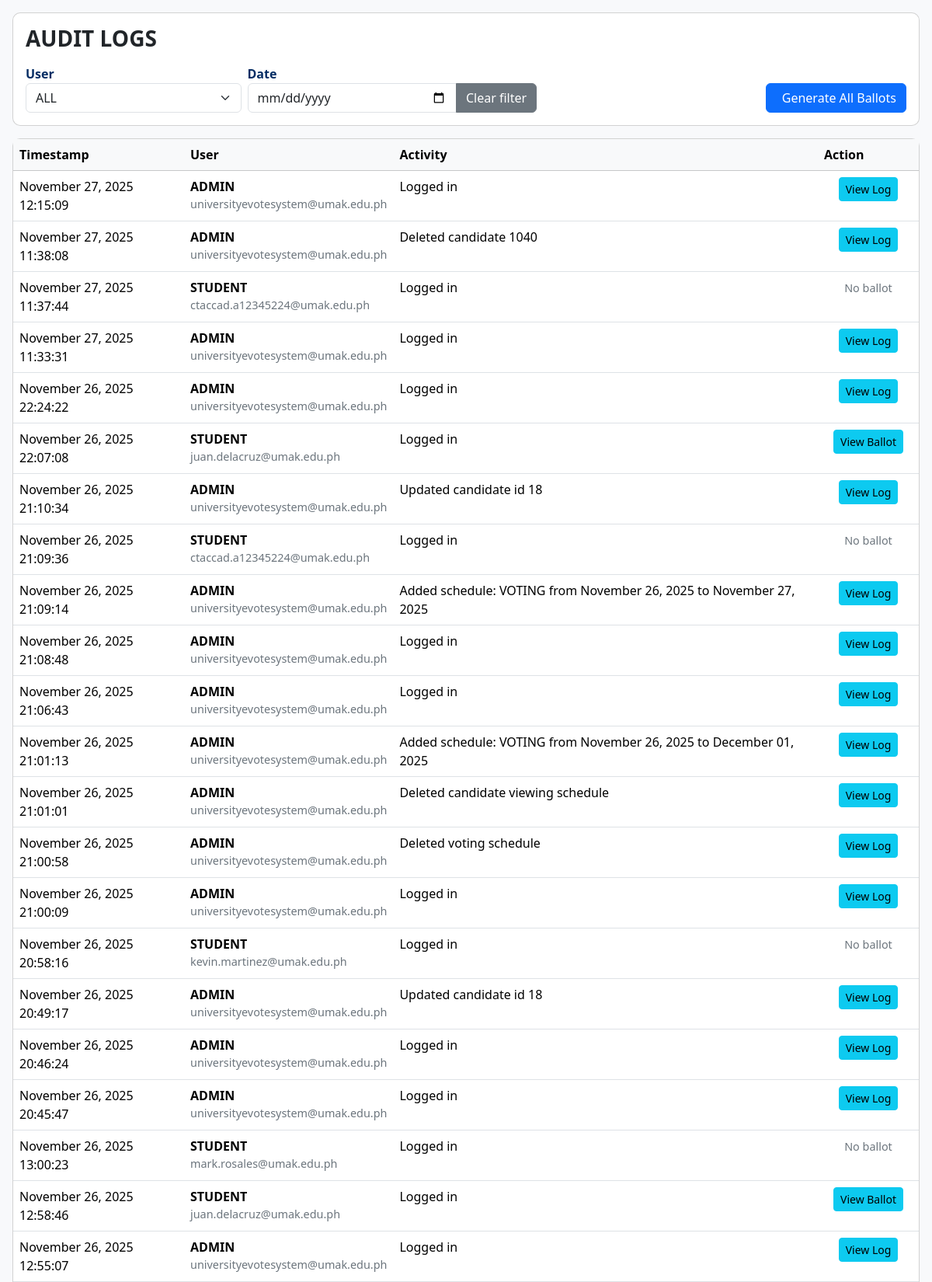
/auditlogs.php (upper part), run on the app's committed database.
### tables this page shows
CREATE TABLE `auditlogs` (
  `log_id` int(11) NOT NULL,
  `user_id` int(11) NOT NULL,
  `action` varchar(200) NOT NULL,
  `log_timestamp` datetime DEFAULT current_timestamp()
);

CREATE TABLE `users` (
  `user_id` int(11) NOT NULL,
  `email` varchar(100) NOT NULL,
  `first_name` varchar(50) NOT NULL,
  `middle_name` varchar(50) DEFAULT NULL,
  `last_name` varchar(50) NOT NULL,
  `password_hash` varchar(255) NOT NULL,
  `qr_code` text DEFAULT NULL,
  `role` enum('STUDENT','ADMIN') NOT NULL,
  `full_name` varchar(155) GENERATED ALWAYS AS (concat_ws(' ',`first_name`,`middle_name`,`last_name`)) STORED
);

### auditlogs.php (the view, shortened to what this page needs)
<?php
$host = "localhost";
$user = "u803144294_system";
$pass = "3AINS-G7_db";
$db   = "u803144294_system";
$conn = new mysqli($host, $user, $pass, $db);
function fmt_dt($dt) {
    $date = new DateTime($dt, new DateTimeZone('UTC'));
    $date->modify('+8 hours');
    return $date->format('F j, Y H:i:s');
}
$filter_user_type = $_GET['user_type'] ?? 'ALL';
$filter_date = $_GET['date'] ?? '';
$params = [];
$types = '';
$sql = "SELECT l.log_id, l.user_id, l.action, l.log_timestamp, u.role, u.email, u.full_name
        FROM auditlogs l
        LEFT JOIN users u ON l.user_id = u.user_id";
$sql .= " ORDER BY l.log_timestamp DESC LIMIT 500";
$res = null;
if ($params) {
    $stmt = $conn->prepare($sql);
    $refs = [];
    $refs[] = &$types;
    foreach ($params as $k => $v) $refs[] = &$params[$k];
    call_user_func_array([$stmt, 'bind_param'], $refs);
    $stmt->execute();
    $res = $stmt->get_result();
} else {
    $res = $conn->query($sql);
}
$logs = [];
if ($res) while ($row = $res->fetch_assoc()) $logs[] = $row;
?>
<!doctype html>
<html lang="en">
<head>
  <link href="https://cdn.jsdelivr.net/npm/bootstrap@5.3.2/dist/css/bootstrap.min.css" rel="stylesheet">
</head>
<body>
<div class="container-fluid p-3">
  <div class="card mb-3 p-3">
    <h3 class="fw-bold mb-3">AUDIT LOGS</h3>
    <div class="row g-2 align-items-end">
      <div class="col-md-3">
        <label>User</label>
        <select id="filterType" class="form-select">
          <option value="ALL" <?= $filter_user_type==='ALL'?'selected':'' ?>>ALL</option>
        </select>
      </div>
      <div class="col-md-4">
        <label>Date</label>
        <div class="input-group">
          <input id="filterDate" type="date" class="form-control" value="<?= htmlspecialchars($filter_date) ?>">
          <button id="btnClear" class="btn btn-secondary">Clear filter</button>
        </div>
      </div>
      <div class="col-md-5 text-end">
        <a id="btnGenerate" class="btn btn-primary"
           href="generate_ballots_pdf.php?date=<?= urlencode($filter_date) ?>"
           target="_blank">
          <i class="fa-solid fa-file-pdf me-2"></i>Generate All Ballots
        </a>
      </div>
    </div>
  </div>
  <div class="card p-0">
    <div class="table-responsive">
      <table class="table mb-0">
        <thead class="table-light">
          <tr>
            <th style="width:220px">Timestamp</th>
            <th style="width:130px">User</th>
            <th>Activity</th>
            <th style="width:130px">Action</th>
          </tr>
        </thead>
        <tbody>
          <?php if (empty($logs)): ?>
            <tr><td colspan="4" class="text-center text-muted py-4">No audit logs found for the selected filters.</td></tr>
          <?php else: foreach ($logs as $l): ?>
            <tr class="log-row" data-log-id="<?= $l['log_id'] ?>" data-role="<?= $l['role'] ?>">
              <td><?= htmlspecialchars(fmt_dt($l['log_timestamp'])) ?></td>
              <td>
                <div><strong><?= htmlspecialchars($l['role'] ?: 'SYSTEM') ?></strong></div>
                <div class="small-muted"><?= htmlspecialchars($l['email'] ?: '—') ?></div>
              </td>
              <td><?= htmlspecialchars($l['action']) ?></td>
              <td class="text-center">
                <?php if (($l['role'] ?? '') === 'STUDENT'): ?>
                  <?php
                    $bid = 0;
                    $bq = $conn->prepare("SELECT ballot_id FROM ballots WHERE user_id = ? LIMIT 1");
                    $bq->bind_param('i', $l['user_id']);
                    $bq->execute();
                    $br = $bq->get_result();
                    if ($br && $r=$br->fetch_assoc()) $bid = $r['ballot_id'];
                  ?>
                  <?php if ($bid): ?>
                    <button class="btn btn-sm btn-info btn-view-log" data-ballot-id="<?= $bid ?>">View Ballot</button>
                  <?php else: ?>
                    <span class="small-muted">No ballot</span>
                  <?php endif; ?>
                <?php else: ?>
                  <button class="btn btn-sm btn-info btn-view-log" data-log-id="<?= $l['log_id'] ?>">View Log</button>
                <?php endif; ?>
              </td>
            </tr>
          <?php endforeach; endif; ?>
        </tbody>
      </table>
    </div>
  </div>
</div>
</body>
</html>

### auditlogs.php (style rules this page uses)
label { font-weight: 700 !important; color: #032c63; }
:root { --muted:#6c757d; }
body { background:#f8f9fb; color:var(--blue); }
.card { border-radius:10px; }
.log-row { cursor:pointer; }
.small-muted { color: #6c757d; font-size: .9rem; }

### data on the page
auditlogs: log_timestamp "November 27, 2025 12:15:09", user.role "ADMIN", user.email "universityevotesystem@umak.edu.ph", action "Logged in"
auditlogs: log_timestamp "November 27, 2025 11:38:08", user.role "ADMIN", user.email "universityevotesystem@umak.edu.ph", action "Deleted candidate 1040"
auditlogs: log_timestamp "November 27, 2025 11:37:44", user.role "STUDENT", user.email "ctaccad.a12345224@umak.edu.ph", action "Logged in", shows "No ballot"
auditlogs: log_timestamp "November 27, 2025 11:33:31", user.role "ADMIN", user.email "universityevotesystem@umak.edu.ph", action "Logged in"
auditlogs: log_timestamp "November 26, 2025 22:24:22", user.role "ADMIN", user.email "universityevotesystem@umak.edu.ph", action "Logged in"
auditlogs: log_timestamp "November 26, 2025 22:07:08", user.role "STUDENT", user.email "juan.delacruz@umak.edu.ph", action "Logged in"
auditlogs: log_timestamp "November 26, 2025 21:10:34", user.role "ADMIN", user.email "universityevotesystem@umak.edu.ph", action "Updated candidate id 18"
auditlogs: log_timestamp "November 26, 2025 21:09:36", user.role "STUDENT", user.email "ctaccad.a12345224@umak.edu.ph", action "Logged in", shows "No ballot"
auditlogs: log_timestamp "November 26, 2025 21:09:14", user.role "ADMIN", user.email "universityevotesystem@umak.edu.ph", action "Added schedule: VOTING from November 26, 2025 to November 27, 2025"
auditlogs: log_timestamp "November 26, 2025 21:08:48", user.role "ADMIN", user.email "universityevotesystem@umak.edu.ph", action "Logged in"
auditlogs: log_timestamp "November 26, 2025 21:06:43", user.role "ADMIN", user.email "universityevotesystem@umak.edu.ph", action "Logged in"
auditlogs: log_timestamp "November 26, 2025 21:01:13", user.role "ADMIN", user.email "universityevotesystem@umak.edu.ph", action "Added schedule: VOTING from November 26, 2025 to December 01, 2025"
auditlogs: log_timestamp "November 26, 2025 21:01:01", user.role "ADMIN", user.email "universityevotesystem@umak.edu.ph", action "Deleted candidate viewing schedule"
auditlogs: log_timestamp "November 26, 2025 21:00:58", user.role "ADMIN", user.email "universityevotesystem@umak.edu.ph", action "Deleted voting schedule"
auditlogs: log_timestamp "November 26, 2025 21:00:09", user.role "ADMIN", user.email "universityevotesystem@umak.edu.ph", action "Logged in"
auditlogs: log_timestamp "November 26, 2025 20:58:16", user.role "STUDENT", user.email "kevin.martinez@umak.edu.ph", action "Logged in", shows "No ballot"
auditlogs: log_timestamp "November 26, 2025 20:49:17", user.role "ADMIN", user.email "universityevotesystem@umak.edu.ph", action "Updated candidate id 18"
auditlogs: log_timestamp "November 26, 2025 20:46:24", user.role "ADMIN", user.email "universityevotesystem@umak.edu.ph", action "Logged in"
auditlogs: log_timestamp "November 26, 2025 20:45:47", user.role "ADMIN", user.email "universityevotesystem@umak.edu.ph", action "Logged in"
auditlogs: log_timestamp "November 26, 2025 13:00:23", user.role "STUDENT", user.email "mark.rosales@umak.edu.ph", action "Logged in", shows "No ballot"
auditlogs: log_timestamp "November 26, 2025 12:58:46", user.role "STUDENT", user.email "juan.delacruz@umak.edu.ph", action "Logged in"
auditlogs: log_timestamp "November 26, 2025 12:55:07", user.role "ADMIN", user.email "universityevotesystem@umak.edu.ph", action "Logged in"
